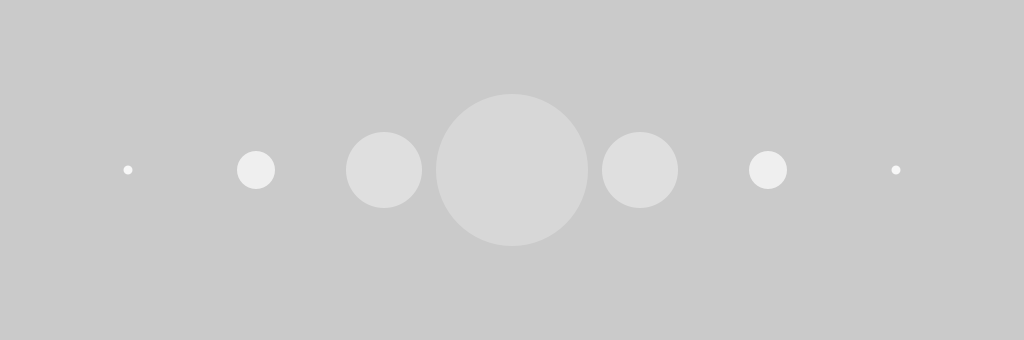
Frame 1 (no input)
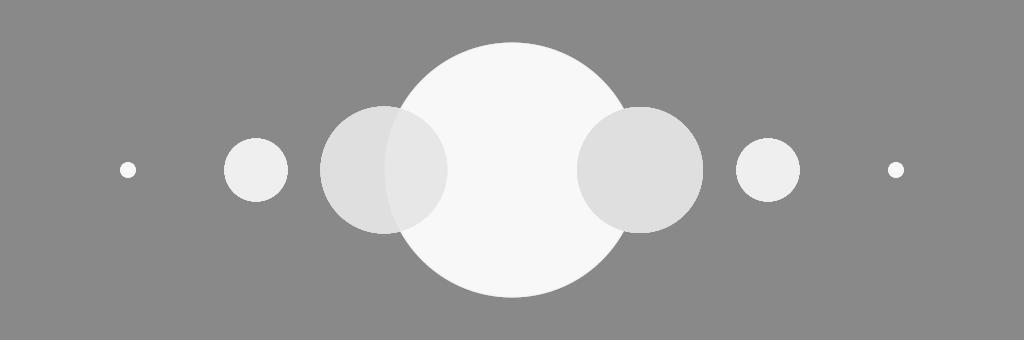
Frame 60 (the mouse pressed at the canvas centre just before this capture)
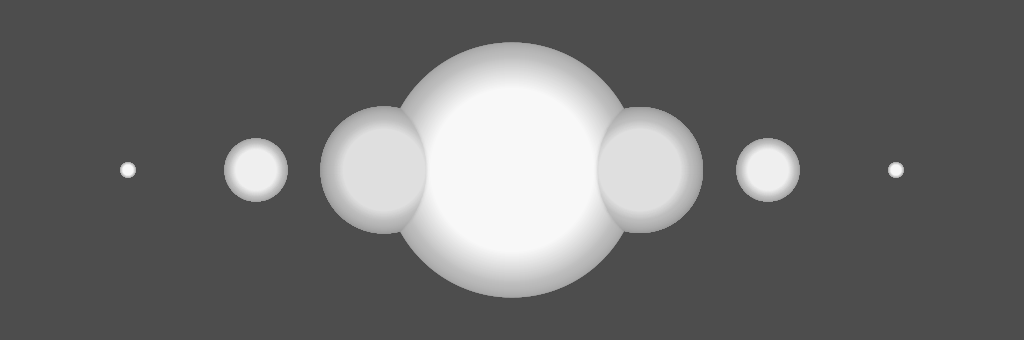
Frame 120 (the mouse held since frame 60 and released just before this capture)

The Processing sketch that drew these frames (run headless with seeded random() and noise(); from frame 60 on, the mouse is pressed at the canvas centre):

// Processing sketch: ANI2012A20_FadingBall3
// ── ANI2012A20_FadingBall3.pde
// ANI2012A20_FadingBall3.pde
// Animation de plusieurs boules lumineuses avec mouvement oscillatoire.
// Chaque instance est stockée dans un tableau à une dimension.

// classe de type Ball
class Ball
{
  float positionX;
  float positionY;

  float radius;

  float oscillation;

  color colorFill;

  Ball(float x, float y, float r, color c)
  {
    positionX = x;
    positionY = y;

    radius = r;

    colorFill = c;
  }

  void update()
  {
    radius = oscillation;
  }

  void render()
  {
    fill(colorFill);
    ellipse(positionX, positionY, radius, radius);
  }
}

// paramètre
int period = 5000;

// variables
Ball[] balls;

float centerX;
float centerY;

void setup()
{
  size(1024, 340);

  centerX = width / 2.0f;
  centerY = height / 2.0f;

  noStroke();

  balls = new Ball[7];

  balls[0] = new Ball(centerX - 384, centerY, 8,   color(255 - 8));
  balls[1] = new Ball(centerX - 256, centerY, 32,  color(255 - 16));
  balls[2] = new Ball(centerX - 128, centerY, 64,  color(255 - 32));
  balls[3] = new Ball(centerX,       centerY, 128, color(255,  64));
  balls[4] = new Ball(centerX + 128, centerY, 64,  color(255 - 32));
  balls[5] = new Ball(centerX + 256, centerY, 32,  color(255 - 16));
  balls[6] = new Ball(centerX + 384, centerY, 8,   color(255 - 8));
}

void draw()
{
  fade(2);

  balls[0].oscillation = 8   + int(oscillate(millis(), 8,   period));
  balls[1].oscillation = 32  + int(oscillate(millis(), 32,  period));
  balls[2].oscillation = 64  + int(oscillate(millis(), 64,  period));
  balls[3].oscillation = 128 + int(oscillate(millis(), 128, period));
  balls[4].oscillation = 64  + int(oscillate(millis(), 63,  period));
  balls[5].oscillation = 32  + int(oscillate(millis(), 32,  period));
  balls[6].oscillation = 8   + int(oscillate(millis(), 8,   period));

  balls[0].update();
  balls[1].update();
  balls[2].update();
  balls[3].update();
  balls[4].update();
  balls[5].update();
  balls[6].update();

  balls[0].render();
  balls[1].render();
  balls[2].render();
  balls[3].render();
  balls[4].render();
  balls[5].render();
  balls[6].render();
}

void fade(float decay)
{
  fill(0, decay);
  rect(0, 0, width, height);
}

float oscillate(float time, float amplitude, float period)
{
  return amplitude * sin(time * 2 * PI / period);
}
